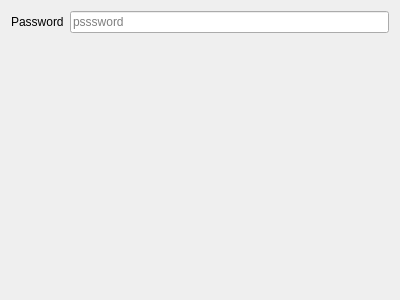
<?xml version="1.0" encoding="UTF-8"?>
<ui version="4.0">
 <class>trojanOutEditor</class>
 <widget class="QWidget" name="trojanOutEditor">
  <property name="geometry">
   <rect>
    <x>0</x>
    <y>0</y>
    <width>400</width>
    <height>300</height>
   </rect>
  </property>
  <property name="windowTitle">
   <string>Form</string>
  </property>
  <layout class="QFormLayout" name="formLayout">
   <item row="0" column="0">
    <widget class="QLabel" name="passwordLabel">
     <property name="text">
      <string>Password</string>
     </property>
    </widget>
   </item>
   <item row="0" column="1">
    <widget class="QLineEdit" name="passwordLineEdit">
     <property name="text">
      <string/>
     </property>
     <property name="maxLength">
      <number>36</number>
     </property>
     <property name="placeholderText">
      <string notr="true">psssword</string>
     </property>
    </widget>
   </item>
  </layout>
 </widget>
 <resources/>
 <connections/>
</ui>
